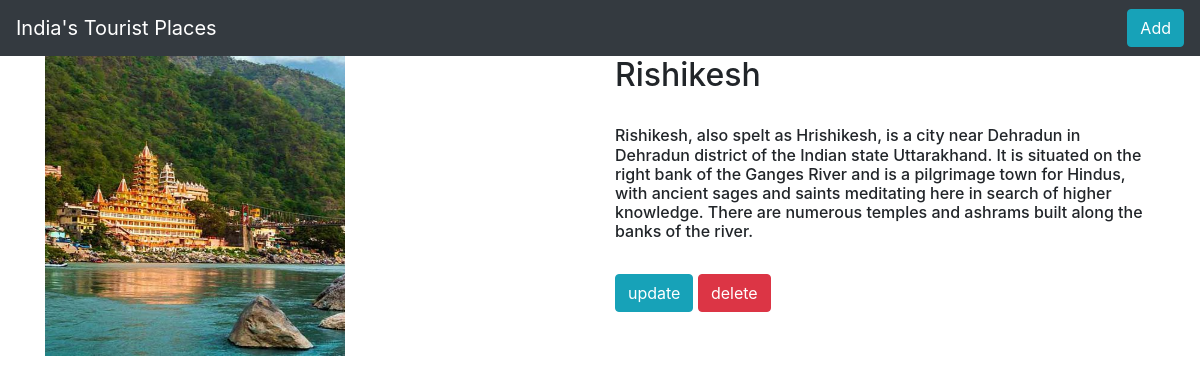
Screenshot of /places/4/ with the database file from the repository.
### travelapp/models.py (models this page shows, shortened)
class Places(models.Model):
    name = models.CharField(max_length=250)
    desc = models.TextField()
    img = models.ImageField(upload_to='gallary')

### travelapp/views.py (the view)
# urls.py: path('places/<int:places_id>/',views.detail,name='detail'),
def detail(request, places_id):
    places = Places.objects.get(id=places_id)
    return render(request, "detail.html", {'places': places})

### templates/detail.html
{% extends 'base.html' %}
{% block body %}
    <div class="container">
     <div class="row">
       <div class="col-md-6">
           <img  src="{{ places.img.url }}" width="300" height="300">
            </div>
         <div class="col-md-6">
       <h2>{{ places.name }}</h2><br>
       <h6>{{ places.desc }}</h6><br>
             <a class="btn btn-info" href="{% url 'travelapp:update' places.id %}" >update</a>
       <a class="btn btn-danger" href="{% url 'travelapp:delete' places.id %}">delete</a>
          </div>
        </div>
     </div>
{% endblock %}

### static/style.css (style rules this page uses)
body { background-color: #ffffff; }

### rows the page displays
Places: img (picture), name "Rishikesh", desc "Rishikesh, also spelt as Hrishikesh, is a city near Dehradun in Dehradun district of the Indian state Uttarakhand. It is situated on the right bank of the Ganges River and is a pilgrimage town for Hindus, with ancient sages and saints meditating here in search of higher knowledge. There are numerous temples and ashrams built along the banks of the river."
